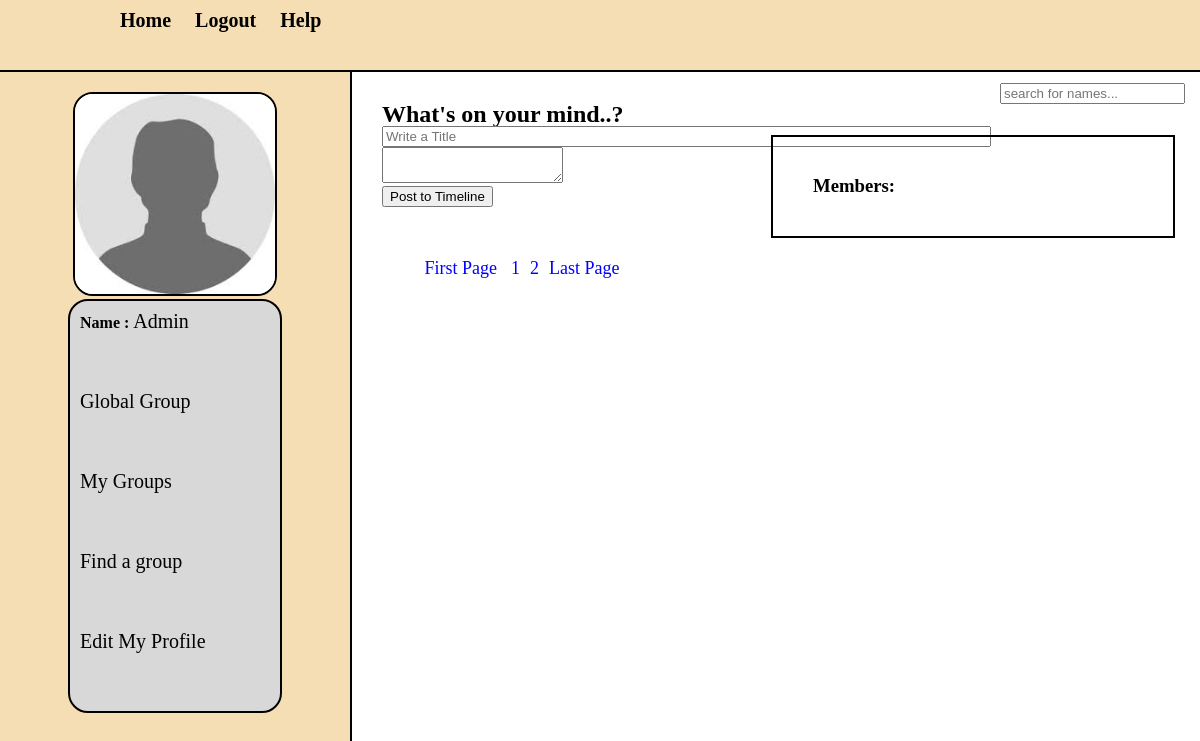
Page /group_profile.php?topic_id=3&topic_name=Birds (signed in) on the earlier database version.
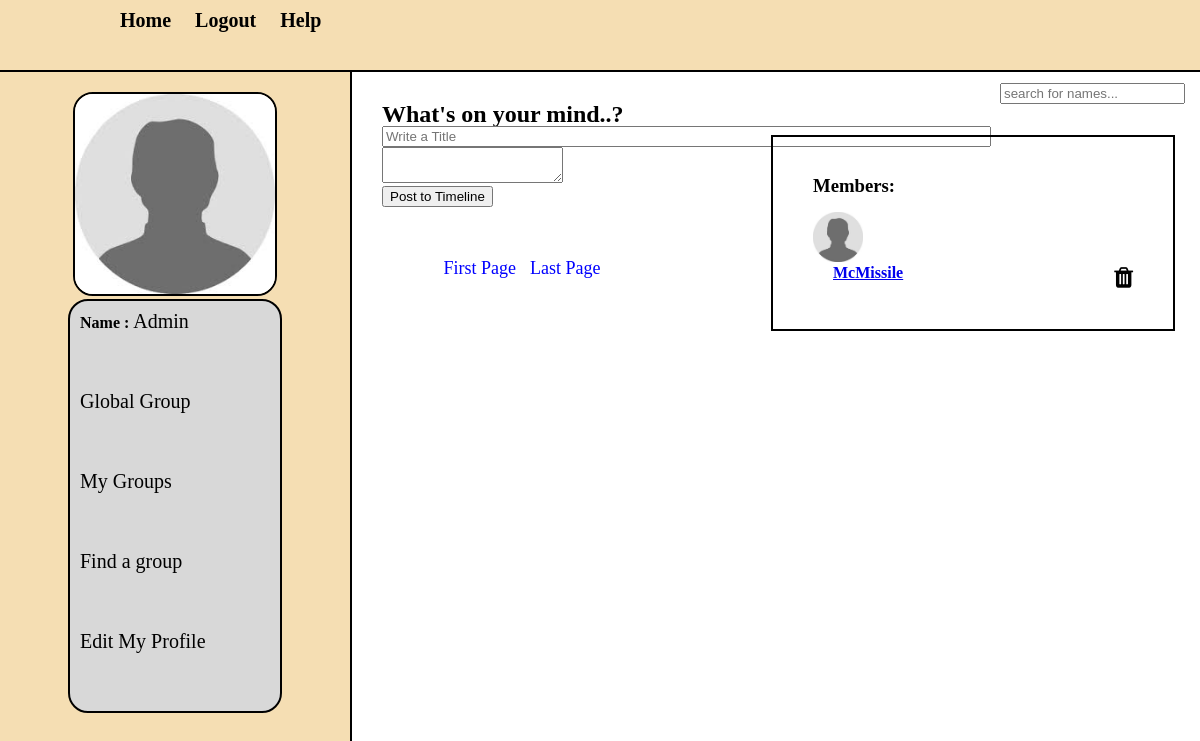
Same page on the later database version.
### tables this page shows
CREATE TABLE `users` (
  `users_id` int(255) NOT NULL,
  `first_name` varchar(255) NOT NULL,
  `last_name` varchar(255) NOT NULL,
  `email` varchar(255) NOT NULL,
  `password` varchar(255) NOT NULL,
  `user_image` varchar(256) NOT NULL,
  `status` text NOT NULL
);

CREATE TABLE `user_group` (
  `id` int(11) NOT NULL,
  `users_id` int(11) NOT NULL,
  `topic_id` int(11) NOT NULL
);

### group_profile.php (the view, shortened to what this page needs)
<?php
include "session.php";
?>
<!DOCTYPE html>
<html>
<head>
    <link rel= "stylesheet" href="style/home_style.css" media ="all"/>
    <link rel="stylesheet" href="https://cdnjs.cloudflare.com/ajax/libs/font-awesome/4.7.0/css/font-awesome.min.css" />
    <link rel="stylesheet" href="//code.jquery.com/ui/1.12.1/themes/base/jquery-ui.css">
    <link href="https://cdnjs.cloudflare.com/ajax/libs/summernote/0.8.9/summernote-lite.css" rel="stylesheet">
    </head>
<body>
    <div class='container'  style="width:100%;">
        <div id= "head_wrap">
            <div id="header">
                <ul id="menu">
                <li><a href="home.php">Home</a></li>
                <li><a href="logout.php">Logout</a></li>
                    <li><a href="help.php">Help</a></li>
                </ul>
            </div>
        </div>
  <form method="get" action="search.php" id="form1" style="float:right;width: 200px;">
                <input type = "text" name = "search_text" id = "search_text"  autocomplete="false" placeholder = "search for names..."/>
                    <br>
              </form>
        <div class = "content">
            <div id= "user_timeline">
                <div id="user_details">
                    <?php
                    $user = $_SESSION['email'];
                    $topic_id=$_GET['topic_id'];
                    $topic_title = $_GET['topic_name'];
                    $get_user = "select * from users where email = '$user'";
                    $run_user = mysqli_query($connection,$get_user);
                    $row=mysqli_fetch_array($run_user);
                    $users_id = $row['users_id'];
                    $last_name = $row['last_name'];
                    $user_image=$row['user_image'];
                    echo "
                    <center><img src='user/user_images/$user_image' width='200' height='200'/></center>
                    <div id='user_mention'>
                   <p><strong>Name : </strong> <a href='my_profile.php?id=$users_id'> $last_name </a> </p>
                    <p><a href='my_global.php'> Global Group </a> </p>
                     <p><a href='my_groups.php'> My Groups </a> </p>
                     <p><a href='my_findgroup.php'> Find a group</a> </p>
                     <p><a href='my_editprofile.php'> Edit My Profile </a> </p>
                    </div>";
                    ?>
                </div>
            </div>
            <div id= "content_timeline">
              <div>
                <form id="postform" >
                <h2> What's on your mind..?</h2>
                    <input type="text" id="title" name="title" placeholder="Write a Title" size="73"/><br/>
                     <textarea id="summernote" name="summernote">
                         </textarea>
                    <?php
                    $getarchive="SELECT * from archive_info where topic_id ='$topic_id'";
                    $result = mysqli_query($connection, $getarchive);
                    $row=mysqli_fetch_array($result);
                    $archive_action = $row['archive_action'];
                    if($archive_action == 'unarchive')
                    {
                        echo " <input type='submit' name='$topic_title' class='sub-group' value='Post to Timeline' />";
                    }
                    else{
                        echo " You can't post";
                    }
                    ?>
                  </form>
                </div>
                     <br><br>
                    <?php get_group_posts($topic_id,$users_id);
    $per_page=5;
        $query = "select * from posts where global is  NULL ";
        $result = mysqli_query($connection,$query);
        $total_posts= mysqli_num_rows($result);
        $total_pages = ceil($total_posts / $per_page);
 echo"
    <center>
    <div id='pagenation'>
    <a href='?page=1&topic_id=$topic_id&topic_name=$topic_title'>First Page</a>
    ";
    for ($i=1; $i<=$total_pages-1; $i++){
        echo"<a href='?page=$i&topic_id=$topic_id&topic_name=$topic_title'>$i</a>";
    }
    echo "<a href='?page=$total_pages&topic_id=$topic_id&topic_name=$topic_title'>Last Page</a></center></div>";
if ($users_id == 21){
                ?>
            </div>
            <div id="members_div" >
            <h3 >Members: </h3>
                <?php members_list($topic_id,$users_id); ?>
            </div>
            <?php } ?>
         </div>
</body>
</html>

### session.php (shortened to what this page needs)
<?php
	$connection=mysqli_connect("localhost","admin","monarchs","pet_finder") or die("Connection Failed");
        ?>
<?php
function get_group_posts($topic_id,$users_id){
    global $connection;
    $user = $_SESSION['email'];
    $get_posts="select users_id from users where email='$user'";
    $run_posts = mysqli_query($connection,$get_posts);
    while($row_posts = mysqli_fetch_array($run_posts,MYSQLI_ASSOC) ){
       $users_id = $row_posts['users_id'];
         ?>
       <?php
    }
}
        ?>
<?php
function members_list($topic_id,$users_id){
     global $connection;
    $sql= "SELECT ug.users_id,first_name,last_name,user_image FROM `users` as u,user_group as ug where ug.users_id=u.users_id and ug.topic_id=$topic_id and ug.users_id <> 21";
     $result = mysqli_query($connection,$sql);
    while($row_members = mysqli_fetch_array($result,MYSQLI_ASSOC) ){
           $last_name = $row_members['last_name'];
           $user_image = $row_members['user_image'];
            $members_user_id = $row_members['users_id'];
        ?>
        <div id="members">
   <br>
     <p> <img src='user/user_images/<?php echo $user_image; ?>' width='50', height='50' ></p>
    <span><strong><a href='my_profile.php?id=<?php echo $members_user_id; ?>'><?php echo $last_name ; ?></a></strong>   </span>
       <?php
      if ($users_id== 21){
                  echo "<i class='fa fa-trash deleteusers' data-id1='$members_user_id' data-id2 = '$topic_id' style='font-size:24px; color:black; float:right;'> </i> ";
        }
        ?>
</div>
   <?php
  }
}
 ?>

### style/home_style.css (style rules this page uses)
html, body, div, span, applet, object, iframe, h1, h2, h3, h4, h5, h6, p, blockquote, pre, a, abbr, acronym, address, big, cite, code, del, dfn, em, img, ins, kbd, q, s, samp, small, strike, strong, sub, sup, tt, var, b, u, i, center, dl, dt, dd, ol, ul, li, fieldset, form, label, legend, table, caption, tbody, tfoot, thead, tr, th, td, article, aside, canvas, details, embed, figure, figcaption, footer, header, hgroup, menu, nav, output, ruby, section, summary, time, mark, audio, video { margin: 0; padding: 0; border: 0; }
body { line-height: 1; background-color: white; }
.container { overflow: hidden; margin:0; padding: 0; }
#head_wrap { width:100%; height: 50px; margin: 0 auto; padding: 10px; border-bottom: 2px solid black; background: wheat; }
#header { margin: 0 auto; width: 1000px; height: 10px; }
#menu { line-height: :35px; padding: 0; margin: 0; float: left; }
#menu li { display: inline; list-style: none; }
#menu a { margin:5px; padding : 5px; text-decoration: none; color: black; font-size: 20px; font-weight: bold; }
#form1 { float: right; line-height: 35px; padding-top: 3px; }
.content { width:10000px; margin: 0 auto; }
#user_timeline { background: wheat; width:350px; float: left; height: 900px; border-right: 2px solid black; }
#user_details { padding:20px; margin-bottom: 10px; }
#user_details img { border:2px solid black; border-radius: 20px; }
#user_details p { margin-bottom:50px; padding: 5px; }
#user_details a { color: black; font-size: 20px; text-decoration: none; }
#user_mention { background: #D8D8D8; border:2px solid black; border-radius: 20px; width: 200px; margin: 0 auto; padding: 5px; }
#content_timeline { float: left; width: 280px; padding: 30px; }
#pagenation { margin-top: 20px; }
#pagenation a { color:blue; text-decoration: none; font-size: 10px; margin: 5px; }
#pagenation a { color: blue; text-decoration: none; font-size: 18px; margin: 5px; }
.fa { font-size: 1.2em; }
i { color: blue; }
#members_div { width: 320px; float: right; padding: 40px; border: 2px solid black; margin: 25px; }

Differences in the rows shown:
added user_group: users.user_image (placeholder picture), users.last_name "McMissile"
Other differences:
list line gone: "1"
list line gone: "2"
